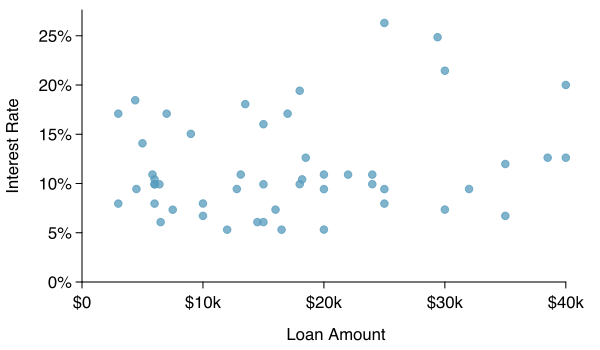

This chart was generated by the following R code:
library(openintro)
data(loan50)
data(COL)

d <- loan50

myPDF("loan50_amt_vs_interest.pdf",
      6, 3.5,
      mar = c(3.4, 4.1, 0.5, 0.5),
      mgp = c(2.1, 0.5, 0),
      xaxs = "i", yaxs = "i")
x <- d$loan_amount
y <- d$interest_rate
plot(x, y,
     xlim = c(0, 1.05 * max(x)),
     ylim = c(0, 1.05 * max(y)),
     xlab = "Loan Amount",
     ylab = "",
     axes = FALSE,
     pch = 19,
     col = COL[1, 2])
AxisInDollars(1, pretty(c(0, x)))
AxisInPercent(2, pretty(c(0, y)))
mtext("Interest Rate", 2, 3, las = 0)
dev.off()
